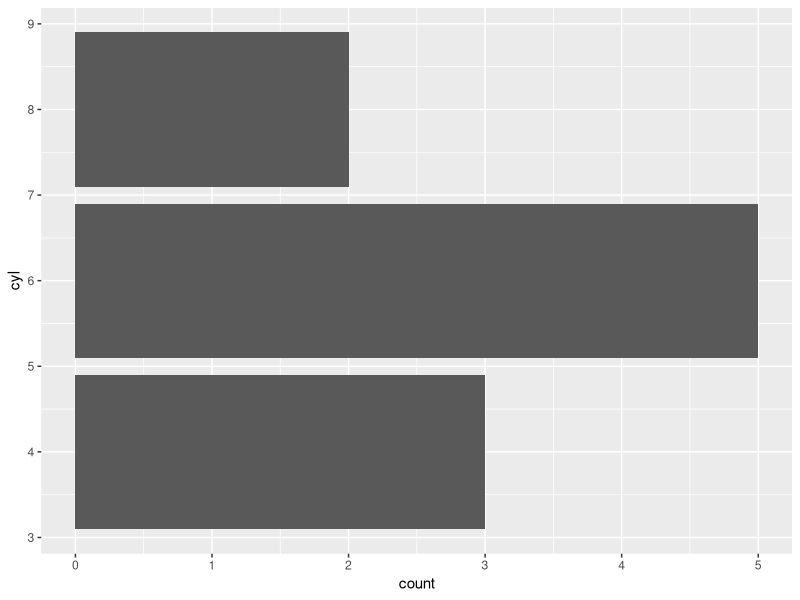
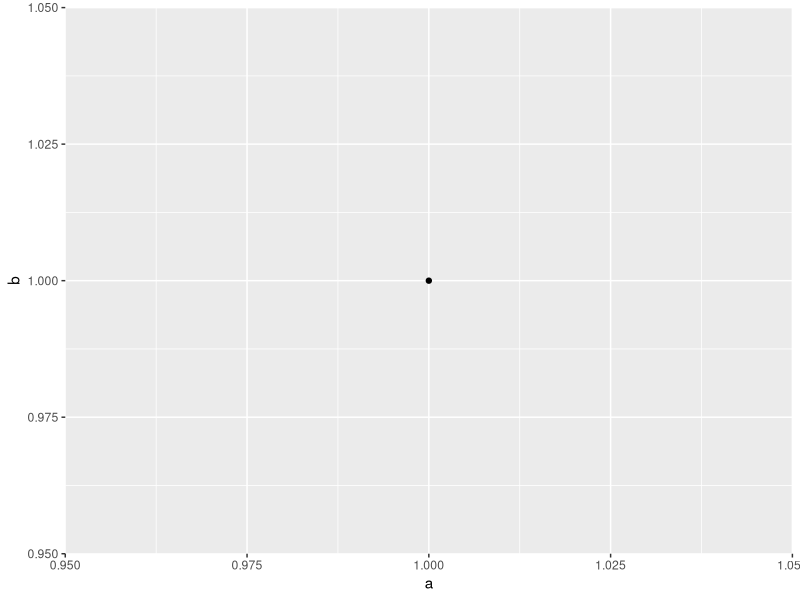
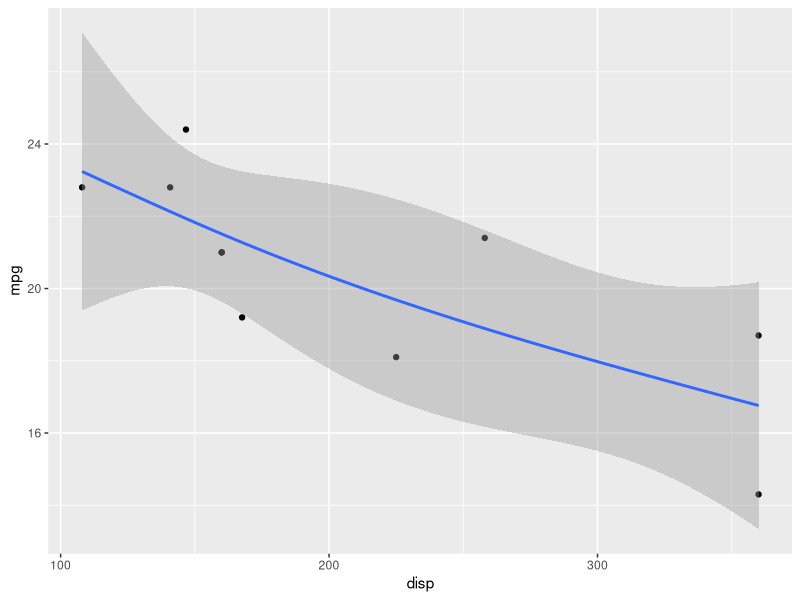

Here is the R script that generated these plots, in order:
## ---- chunk 1
library(ggplot2)
library(dplyr)

# Create a local copy of first 10 rows of mtcars data frame
# We'll come back how you should store this later
mtcars <- data.frame(
  mpg = c(21, 21, 22.8, 21.4, 18.7, 18.1, 14.3, 24.4, 22.8, 19.2),
  cyl = c(6, 6, 4, 6, 8, 6, 8, 4, 4, 6),
  disp = c(160, 160, 108, 258, 360, 225, 360, 146.7, 140.8, 167.6),
  hp = c(110, 110, 93, 110, 175, 105, 245, 62, 95, 123),
  drat = c(3.9, 3.9, 3.85, 3.08, 3.15, 2.76, 3.21, 3.69, 3.92, 3.92),
  wt = c(2.62, 2.875, 2.32, 3.215, 3.44, 3.46, 3.57, 3.19, 3.15, 3.44),
  qsec = c(16.46, 17.02, 18.61, 19.44, 17.02, 20.22, 15.84, 20, 22.9, 18.3),
  vs = c(0, 0, 1, 1, 0, 1, 0, 1, 1, 1),
  am = c(1, 1, 1, 0, 0, 0, 0, 0, 0, 0),
  gear = c(4, 4, 4, 3, 3, 3, 3, 4, 4, 4),
  carb = c(4, 4, 1, 1, 2, 1, 4, 2, 2, 4)
)

# cyl_plot()
ggplot(mtcars) + 
  geom_bar(aes(cyl)) + 
  coord_flip()

# cyl_sum()
mtcars %>% 
  group_by(cyl) %>% 
  summarise(n = n(), mpg = mean(mpg))
## ---- chunk 2
library(tidyverse)

a <- 1
df <- data.frame(b = 1)

mutate(df, c = a + b)
ggplot(df, aes(a, b)) + geom_point()

n <- 2
ggplot(mtcars, aes(disp, mpg)) + 
  geom_point() + 
  geom_smooth(method = "lm", formula = y ~ splines::ns(x, df = n))
## ---- chunk 3
#' @importFrom rlang SOMETHING
diamonds_summary2 <- function(bins) {
  ggplot2::diamonds %>% 
    ggplot2::ggplot(ggplot2::aes(carat, price)) + 
    ggplot2::geom_hex(bins = bins)
}
